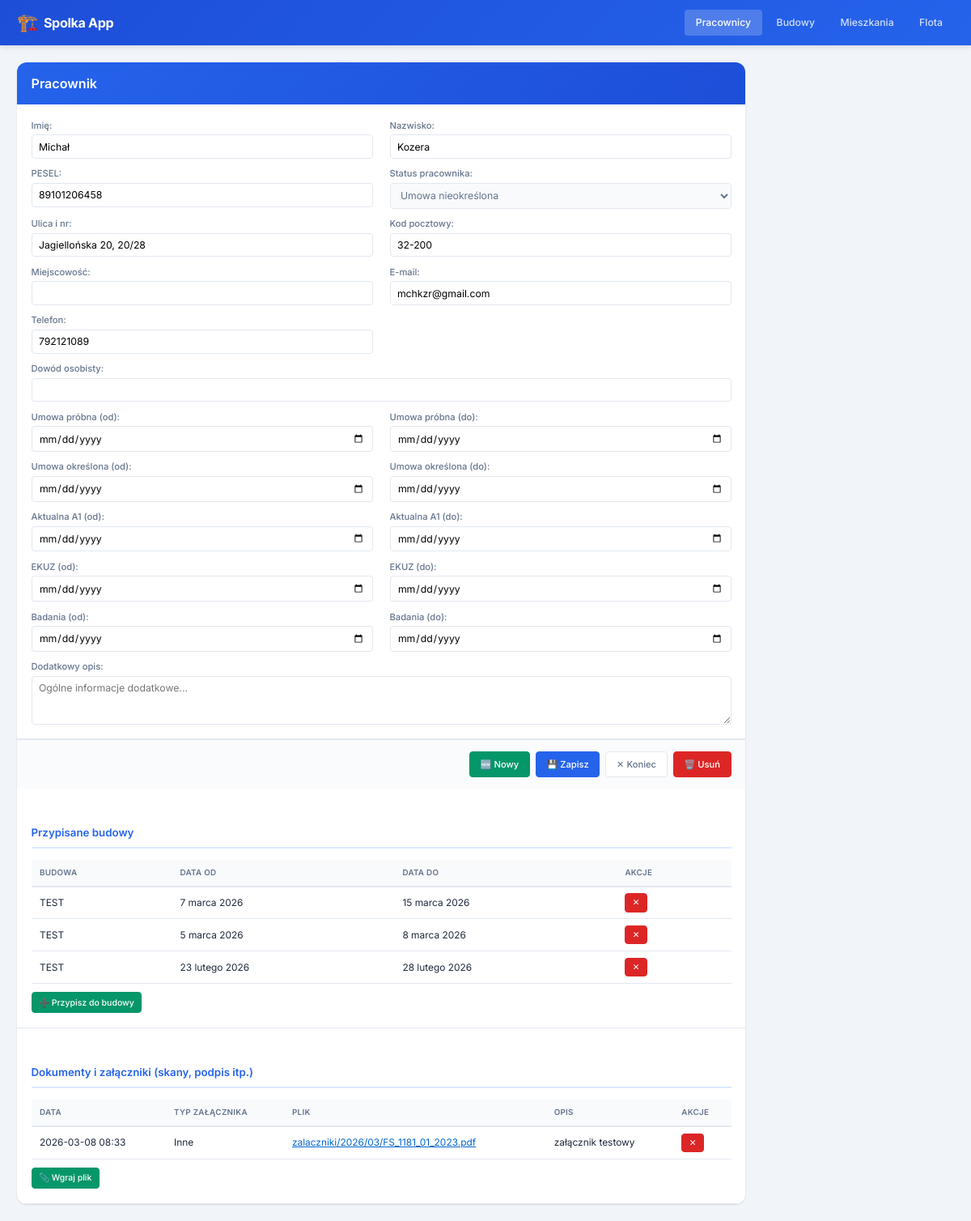
Page /pracownicy/1/ on the earlier database version.
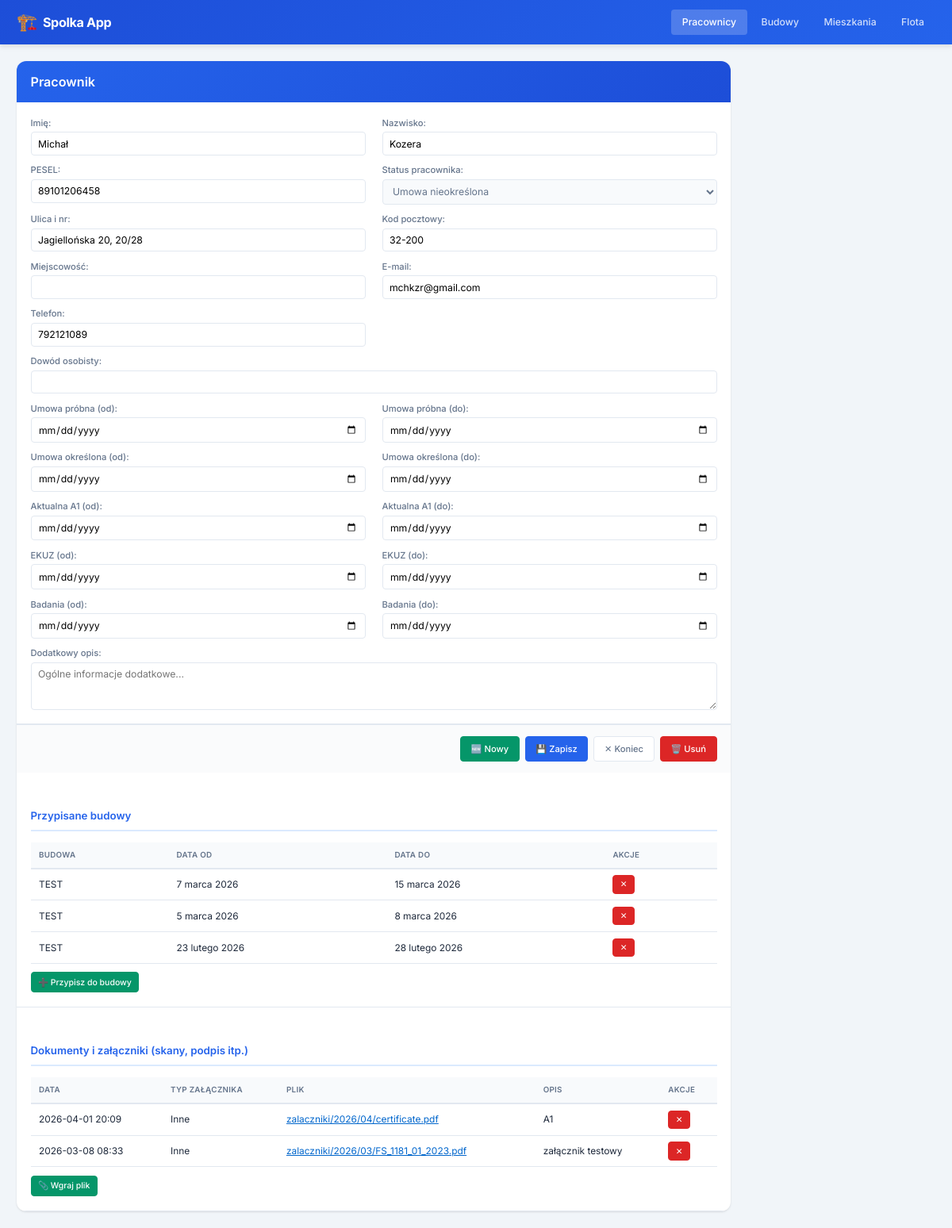
Same page on the later database version.
### kadry/models.py (models this page shows, shortened)
class Pracownik(models.Model):
    STATUS_CHOICES = [
        ("nieokreslona", "Umowa nieokreślona"),
        ("okreslona", "Umowa określona"),
        ("probna", "Umowa próbna"),
        ("rezygnacja", "Rezygnacja / Zwolniony"),
    ]
    imie = models.CharField("Imię", max_length=100)
    nazwisko = models.CharField("Nazwisko", max_length=100)
    pesel = models.CharField("PESEL", max_length=11, unique=True)
    ulica_nr = models.CharField("Ulica i nr", max_length=200, blank=True)
    kod_pocztowy = models.CharField("Kod pocztowy", max_length=10, blank=True)
    miejscowosc = models.CharField("Miejscowość", max_length=150, blank=True)
    email = models.EmailField("E-mail", blank=True)
    dowod_osobisty = models.CharField("Dowód osobisty", max_length=20, blank=True)
    telefon = models.CharField("Telefon", max_length=20, blank=True)
    status = models.CharField("Status pracownika", max_length=20, choices=STATUS_CHOICES, default="nieokreslona")
    umowa_probna_od = models.DateField("Umowa próbna (od)", null=True, blank=True)
    umowa_probna_do = models.DateField("Umowa próbna (do)", null=True, blank=True)
    umowa_okreslona_od = models.DateField("Umowa określona (od)", null=True, blank=True)
    umowa_okreslona_do = models.DateField("Umowa określona (do)", null=True, blank=True)
    a1_od = models.DateField("Aktualna A1 (od)", null=True, blank=True)
    a1_do = models.DateField("Aktualna A1 (do)", null=True, blank=True)
    ekuz_od = models.DateField("EKUZ (od)", null=True, blank=True)
    ekuz_do = models.DateField("EKUZ (do)", null=True, blank=True)
    badania_od = models.DateField("Badania (od)", null=True, blank=True)
    badania_do = models.DateField("Badania (do)", null=True, blank=True)
    opis = models.TextField("Dodatkowy opis", blank=True)
    data_utworzenia = models.DateTimeField("Data utworzenia", auto_now_add=True)
    class Meta:
        verbose_name = "Pracownik"
        verbose_name_plural = "Pracownicy"
        ordering = ["nazwisko", "imie"]

class PracownikBudowa(models.Model):
    pracownik = models.ForeignKey(
        Pracownik,
        on_delete=models.CASCADE,
        related_name="przypisania_budowy",
        verbose_name="Pracownik",
    )
    budowa = models.ForeignKey(
        Budowa,
        on_delete=models.CASCADE,
        related_name="przypisani_pracownicy",
        verbose_name="Budowa",
    )
    data_od = models.DateField("Data od", null=True, blank=True)
    data_do = models.DateField("Data do", null=True, blank=True)
    godziny = models.DecimalField("Liczba godzin", max_digits=6, decimal_places=2, null=True, blank=True)
    class Meta:
        verbose_name = "Przypisanie do budowy"
        verbose_name_plural = "Przypisania do budów"
        ordering = ["-data_od"]

class Budowa(models.Model):
    nazwa = models.CharField("Nazwa", max_length=200)
    miejsce = models.CharField("Miejsce", max_length=200, blank=True)
    adres = models.CharField("Adres", max_length=300, blank=True)
    class Meta:
        verbose_name = "Budowa"
        verbose_name_plural = "Budowy"
        ordering = ["nazwa"]
    def __str__(self):
        return self.nazwa

class Zalacznik(models.Model):
    TYP_CHOICES = [
        ("dowod_przod", "Dowód osobisty - przód"),
        ("dowod_tyl", "Dowód osobisty - tył"),
        ("wzor_podpisu", "Wzór podpisu"),
        ("skan", "Skan dokumentu"),
        ("zdjecie", "Zdjęcie"),
        ("inne", "Inne"),
    ]
    content_type = models.ForeignKey(ContentType, on_delete=models.CASCADE)
    object_id = models.PositiveIntegerField()
    content_object = GenericForeignKey("content_type", "object_id")
    plik = models.FileField("Plik", upload_to="zalaczniki/%Y/%m/")
    typ_dokumentu = models.CharField("Typ załącznika", max_length=50, choices=TYP_CHOICES, default="inne")
    opis = models.CharField("Opcjonalny opis", max_length=255, blank=True)
    data_dodania = models.DateTimeField("Data dodania", auto_now_add=True)
    class Meta:
        verbose_name = "Załącznik"
        verbose_name_plural = "Załączniki"
        ordering = ["-data_dodania"]

### kadry/views.py (the view)
# urls.py: path("pracownicy/<int:pk>/", views.pracownik_detail, name="pracownik_detail"),
def pracownik_detail(request, pk):
    obj = get_object_or_404(Pracownik, pk=pk)
    if request.method == "POST":
        form = PracownikForm(request.POST, instance=obj)
        if form.is_valid():
            form.save()
            django_messages.success(request, "Zapisano zmiany.")
            return redirect("pracownik_detail", pk=obj.pk)
    else:
        form = PracownikForm(instance=obj)
    przypisania = PracownikBudowa.objects.filter(pracownik=obj).select_related("budowa")
    przypisanie_form = PracownikBudowaForm(initial={"pracownik": obj})
    ct = ContentType.objects.get_for_model(Pracownik)
    zalaczniki = Zalacznik.objects.filter(content_type=ct, object_id=obj.pk)
    zalacznik_form = ZalacznikForm()
    context = {
        "form": form,
        "object": obj,
        "module_name": "Pracownik",
        "list_url_name": "pracownik_list",
        "przypisania": przypisania,
        "przypisanie_form": przypisanie_form,
        "zalaczniki": zalaczniki,
        "zalacznik_form": zalacznik_form,
        "content_type_id": ct.pk,
    }
    return render(request, "kadry/pracownik_form.html", context)

### kadry/forms.py
class PracownikBudowaForm(forms.ModelForm):
    class Meta:
        model = PracownikBudowa
        fields = ["budowa", "data_od", "data_do", "godziny"]
        widgets = {
            "budowa": forms.Select(attrs={"class": "form-input"}),
            "data_od": forms.DateInput(attrs={"class": "form-input", "type": "date"}),
            "data_do": forms.DateInput(attrs={"class": "form-input", "type": "date"}),
            "godziny": forms.NumberInput(attrs={"class": "form-input", "step": "0.1"}),
        }

### kadry/templates/kadry/pracownik_form.html (shortened to what this page needs)
{% extends "kadry/base.html" %}
{% block content %}
<div class="detail-view">
    <div class="detail-header">
        <h1 class="detail-title">{{ module_name }}</h1>
    </div>
    <form method="post" enctype="multipart/form-data" class="detail-form">
        <div class="form-section">
            <div class="form-grid">
                {% for field in form %}
                <div class="form-group {% if field.name == 'dowod_osobisty' or field.name == 'opis' %}form-group-wide{% endif %} {% if field.errors %}has-error{% endif %}">
                    <label class="form-label" for="{{ field.id_for_label }}">{{ field.label }}:</label>
                    {{ field }}
                </div>
                {% endfor %}
            </div>
        </div>
        <div class="form-actions">
            {% if object %}
            <a href="{% url 'pracownik_create' %}" class="btn btn-new">🆕 Nowy</a>
            {% endif %}
            <button type="submit" class="btn btn-save">💾 Zapisz</button>
            <a href="{% url list_url_name %}" class="btn btn-cancel">✕ Koniec</a>
            {% if object %}
            <a href="{% url 'pracownik_delete' pk=object.pk %}" class="btn btn-danger">🗑️ Usuń</a>
            {% endif %}
        </div>
    </form>
    {% if object %}
    <div class="form-section" style="margin-top: 2rem;">
        <h2 class="section-title">Przypisane budowy</h2>
        {% if przypisania %}
        <table class="data-table sub-table">
            <thead>
                <tr>
                    <th>Budowa</th>
                    <th>Data od</th>
                    <th>Data do</th>
                    <th>Akcje</th>
                </tr>
            </thead>
            <tbody>
                {% for p in przypisania %}
                <tr>
                    <td>{{ p.budowa }}</td>
                    <td>{{ p.data_od|default:"-" }}</td>
                    <td>{{ p.data_do|default:"-" }}</td>
                    <td>
                        <form method="post" action="{% url 'przypisanie_delete' pk=p.pk %}" style="display:inline">
                            <button type="submit" class="btn btn-sm btn-danger" title="Usuń przypisanie">✕</button>
                        </form>
                    </td>
                </tr>
                {% endfor %}
            </tbody>
        </table>
        {% else %}
        <p class="empty-text">Brak przypisań do budów.</p>
        {% endif %}
        <details class="inline-form-toggle">
            <summary class="btn btn-sm btn-add">➕ Przypisz do budowy</summary>
        </details>
    </div>
    {% endif %}
    {% if object %}
    <div class="form-section" style="margin-top: 2rem;">
        <h2 class="section-title">Dokumenty i załączniki (skany, podpis itp.)</h2>
        {% if zalaczniki %}
        <table class="data-table sub-table">
            <thead>
                <tr>
                    <th>Data</th>
                    <th>Typ załącznika</th>
                    <th>Plik</th>
                    <th>Opis</th>
                    <th>Akcje</th>
                </tr>
            </thead>
            <tbody>
                {% for z in zalaczniki %}
                <tr>
                    <td>{{ z.data_dodania|date:"Y-m-d H:i" }}</td>
                    <td>{{ z.get_typ_dokumentu_display }}</td>
                    <td><a href="{{ z.plik.url }}" target="_blank"
                            style="color: #0066cc; text-decoration: underline;">{{ z.plik.name|truncatechars:40 }}</a>
                    </td>
                    <td>{{ z.opis|default:"-" }}</td>
                    <td>
                        <form method="post" action="{% url 'zalacznik_delete' pk=z.pk %}" style="display:inline">
                            <button type="submit" class="btn btn-sm btn-danger" title="Usuń plik całkowicie"
                                onclick="return confirm('Trwale usunąć ten plik ze serwera?');">✕</button>
                        </form>
                    </td>
                </tr>
                {% endfor %}
            </tbody>
        </table>
        {% else %}
        <p class="empty-text">Brak wgranych załączników.</p>
        {% endif %}
        <details class="inline-form-toggle">
            <summary class="btn btn-sm btn-add">📎 Wgraj plik</summary>
        </details>
    </div>
    {% endif %}
</div>
{% endblock %}

### kadry/templates/kadry/base.html (shortened to what this page needs)
{% load static %}
<!DOCTYPE html>
<html lang="pl">
<head>
    <link rel="stylesheet" href="{% static 'kadry/css/style.css' %}">
</head>
<body>
    <header class="top-bar">
        <div class="top-bar-left">
            <a href="{% url 'dashboard' %}" class="logo">
                <span class="logo-icon">🏗️</span>
                <span class="logo-text">Spolka App</span>
            </a>
        </div>
        <nav class="top-bar-nav">
            <a href="{% url 'pracownik_list' %}" class="nav-link {% if 'pracowni' in request.path %}active{% endif %}">Pracownicy</a>
            <a href="{% url 'budowa_list' %}" class="nav-link {% if 'budowy' in request.path %}active{% endif %}">Budowy</a>
            <a href="{% url 'mieszkanie_list' %}" class="nav-link {% if 'mieszkani' in request.path %}active{% endif %}">Mieszkania</a>
            <a href="{% url 'pojazd_list' %}" class="nav-link {% if 'flota' in request.path %}active{% endif %}">Flota</a>
        </nav>
    </header>
    <main class="main-content">
        {% block content %}{% endblock %}
    </main>
</body>
</html>

Differences in the rows shown:
added Zalacznik: data_dodania "2026-04-01 20:09", typ_dokumentu "Inne", plik.name "zalaczniki/2026/04/certificate.pdf", opis "A1"
